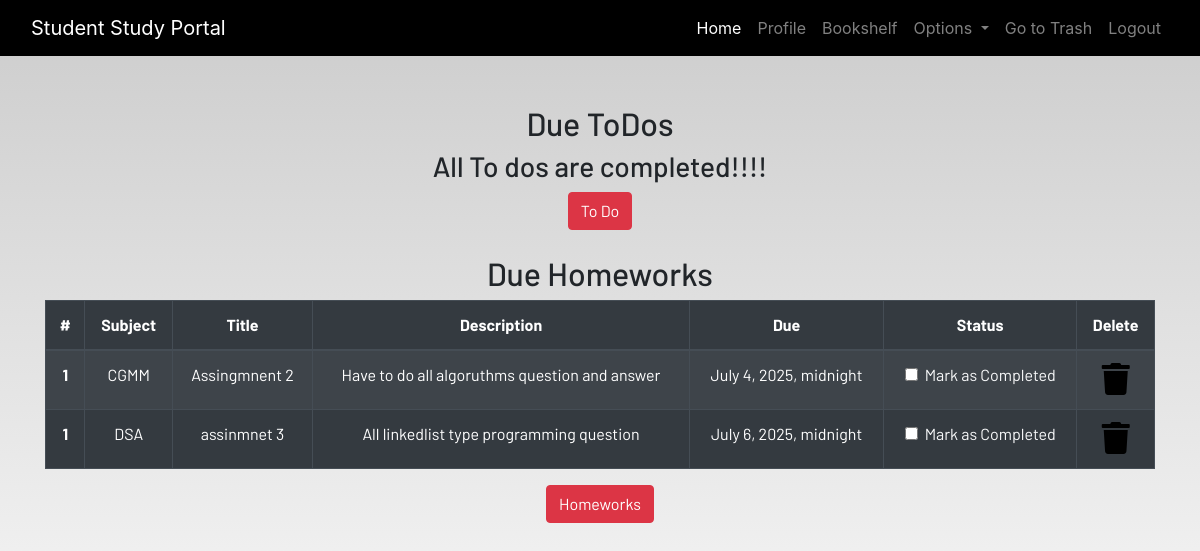
/profile/ (signed in), run on the app's committed database.
### dashboard/models.py (models this page shows, shortened)
class Homework(models.Model):
    user = models.ForeignKey(User, on_delete=models.CASCADE)
    subject = models.CharField(max_length=50)
    title = models.CharField(max_length=100)
    description = models.TextField()
    due = models.DateTimeField()
    is_finished = models.BooleanField(default=False)

### dashboard/views.py (the view)
# urls.py: path('profile/', dash_views.profile, name='profile'),
@login_required
def profile(request):
    homework = Homework.objects.filter(is_finished=False, user=request.user)
    todo = Todo.objects.filter(is_finished=False, user=request.user)
    if len(homework) == 0:
        homework_done = True
    else:
        homework_done = False
    if len(todo) == 0:
        todo_done = True
    else:
        todo_done = False
    context = {
        'homework': homework,
        'todo': todo,
        'homework_done': homework_done,
        'todo_done': todo_done,
    }
    return render(request, 'dashboard/profile.html', context)

### dashboard/templates/dashboard/profile.html
{% extends 'dashboard/base.html' %}
{% load static %}
{% load crispy_forms_tags%}
{% block content %}
<section class="text-center">
    <div class="container">
        <h2>Due ToDos</h2>
        {% if not todo_done %}
        <table class="table table-striped table-bordered table-hover table-dark">
            <thead>
                <tr>
                    <th scope="col">#</th>
                    <th scope="col">Title</th>
                    <th scope="col">Status</th>
                    <th scope="col">Delete</th>
                </tr>
            </thead>
            <tbody>
                {% for todos in todo %}
                <tr>
                    <th scope="row">{{forloop.counter}}</th>
                    <td>{{todo.title}}</td>
                    <td>
                        <a href="{% url "update_todo" todos.id %}">
                            <div class="form-check">
                                {% if todo.is_finished == True %}
                                <input class="form-check-input" type="checkbox" value="" checked>
                                {% else %}
                                <input class="form-check-input" type="checkbox" value="" >
                                {% endif %}
                                <label class="form-check-label text-light" for="flexCheckDefault">
                                    Mark as Completed
                                </label>
                            </div>
                        </a>
                    </td>
                    <td><a href="{% url "delete_todo" todos.id %}"><i class="fa fa-trash fa-2x"></i></a></td>
                </tr>
                {% endfor %}
            </tbody>
        </table>
        {% else %}
        <h3>All To dos are completed!!!!</h3>
        {% endif %}
        <a href="{% url "todo" %}" class="btn btn-danger">To Do</a>
        <br><br>
        <h2>Due Homeworks</h2>
        {% if not homework_done %}
        <table class="table table-striped table-bordered table-hover table-dark">
            <thead>
                <tr>
                    <th scope="col">#</th>
                    <th scope="col">Subject</th>
                    <th scope="col">Title</th>
                    <th scope="col">Description</th>
                    <th scope="col">Due</th>
                    <th scope="col">Status</th>
                    <th scope="col">Delete</th>
                </tr>
            </thead>
            <tbody>
                {% for homeworks in homework %}
                <tr>
                    <th scope="row">1</th>
                    <td>{{homeworks.subject}}</td>
                    <td>{{homeworks.title}}</td>
                    <td>{{homeworks.description}}</td>
                    <td>{{homeworks.due}}</td>
                    <td>
                        <a href="{% url "update_homework" homeworks.id %}">
                            <div class="form-check">
                                {% if homework.is_finished == True %}
                                <input class="form-check-input" type="checkbox" value="" checked >
                                {% else %}
                                <input class="form-check-input" type="checkbox" value="" >
                                {% endif %}
                                <label class="form-check-label text-light" for="flexCheckDefault">
                                    Mark as Completed
                                </label>
                            </div>
                        </a>
                    </td>
                    <td><a href="{% url "delete_homework" homeworks.id %}"><i class="fa fa-trash fa-2x"></i></a></td>
                </tr>
                {% endfor %}
            </tbody>
        </table>
        {% else %}
        <h3>All To homeworks are completed!!!!</h3>
        {% endif %}
        <a href="{% url "homework" %}" class="btn btn-danger">Homeworks</a>
    </div>
</section>
{% endblock content %}

### static/css/main.css (style rules this page uses)
html { scroll-behavior: smooth; height: 100%; width: 100%; }
a { text-decoration: none !important; color: black; }
html, body { max-width: 100%; overflow-x: hidden; height: 100%; width: 100%; }
body { background: linear-gradient(rgba(0, 0, 0, 0.2), rgba(255, 255, 255, 0.5)); overflow-x: hidden; background-repeat: no-repeat; }
.fa { color: black; }

### data on the page
Homework: subject "CGMM", title "Assingmnent 2", description "Have to do all algoruthms question and answer", due "July 4, 2025, midnight"
Homework: subject "DSA", title "assinmnet 3", description "All linkedlist type programming question", due "July 6, 2025, midnight"
